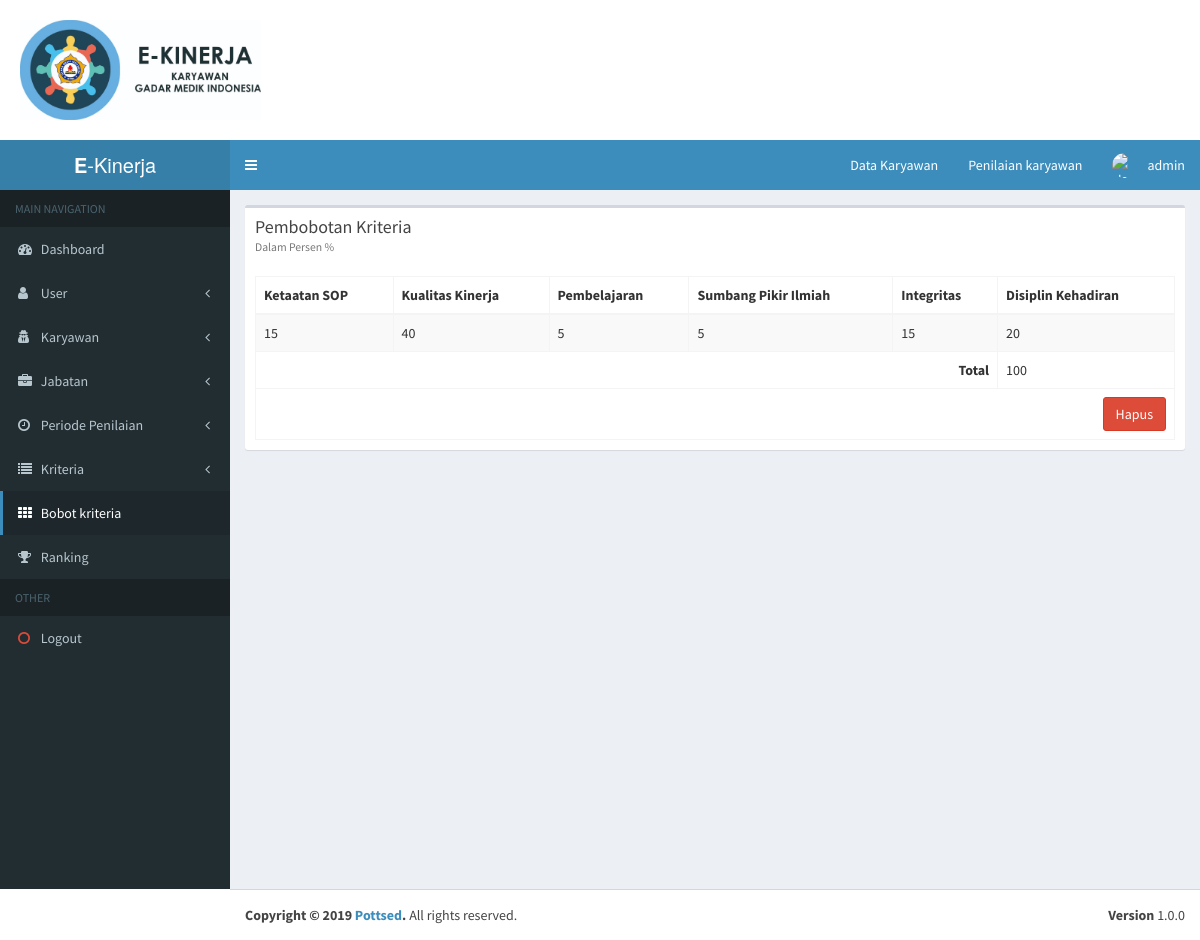
/index.php?p=bobot (signed in), run on the app's committed database.
### tables this page shows
CREATE TABLE `kriteria` (
  `id_kriteria` int(11) NOT NULL,
  `kriteria` varchar(125) NOT NULL,
  `seo` varchar(50) NOT NULL
);

CREATE TABLE `nilai_kriteria` (
  `id_nilai` int(11) NOT NULL,
  `id_kriteria` int(11) NOT NULL,
  `nilai` double NOT NULL
);

### page/bobot/index.php (the view, shortened to what this page needs)
<?php
$query = mysqli_query($con, "select * from nilai_kriteria");
$sudah_isi = mysqli_num_rows($query);
?>
<div class="row">
  <div class="col-xs-12">
    <div class="box">
      <div class="box-header">
        <h3 class="box-title">Pembobotan Kriteria<br><small>Dalam Persen %</small></h3>
      </div>
      <div class="box-body">
        <?php if ($sudah_isi == 0) : ?>
          <form method="post">
            <table class="table table-bordered table-striped">
              <thead>
                <tr>
                  <?php
                  $sql = "select * from kriteria";
                  $query = mysqli_query($con, $sql);
                  while ($row = mysqli_fetch_assoc($query)) :
                  ?>
                    <th><?= $row['kriteria'] ?></th>
                  <?php endwhile; ?>
                </tr>
              </thead>
              <tbody>
                <tr>
                  <?php
                  $sql = "select * from kriteria";
                  $query = mysqli_query($con, $sql);
                  $count = mysqli_num_rows($query);
                  while ($row = mysqli_fetch_assoc($query)) :
                    $id = $row['id_kriteria'];
                  ?>
                    <td><input id="input<?= $id; ?>" type="number" style="width: 90%;" name="input<?php echo $id; ?>"></td>
                  <?php
                  endwhile;
                  ?>
                </tr>
              </tbody>
              <tfoot>
                <tr>
                  <td colspan="<?= $count + 1 ?>" align="right">
                    <button type="submit" class="btn btn-primary" name="simpan">Simpan</button>
                  </td>
                </tr>
              </tfoot>
            </table>
          </form>
        <?php else : ?>
          <table class="table table-bordered table-striped">
            <thead>
              <tr>
                <?php
                $sql = "select * from kriteria";
                $query = mysqli_query($con, $sql);
                while ($row = mysqli_fetch_assoc($query)) :
                ?>
                  <th><?= $row['kriteria'] ?></th>
                <?php endwhile; ?>
              </tr>
            </thead>
            <tbody>
              <tr>
                <?php
                $sql = "select * from kriteria";
                $query = mysqli_query($con, $sql);
                $count = mysqli_num_rows($query);
                while ($row = mysqli_fetch_assoc($query)) :
                  $sql = "SELECT * FROM nilai_kriteria";
                  $query = mysqli_query($con, $sql);
                  while ($n = mysqli_fetch_array($query)) { ?>
                    <td><?= $n['nilai'] ?></td>
                  <?php }  ?>
                <?php
                endwhile;
                ?>
              </tr>
            </tbody>
            <tfoot>
              <tr>
                <th colspan="<?= ($count - 1) ?>"><span class="pull-right">Total</span></th>
                <?php
                $sql = "SELECT SUM(nilai) as nilai FROM `nilai_kriteria`";
                $query = mysqli_query($con, $sql);
                while ($row = mysqli_fetch_array($query)) :
                ?>
                  <td><?= round($row['nilai'], 3) ?></td>
                <?php $i++;
                endwhile; ?>
              </tr>
              <tr>
                <td colspan="<?= ($count + 1) ?>" align="right">
                  <a href="index.php?p=bobot&delete" class="btn btn-danger" onclick="return confirm('Semua nilai akan terhapus, Ingin melanjutkan?')">Hapus</a>
                </td>
              </tr>
            </tfoot>
          </table>
        <?php endif; ?>
      </div>
    </div>
  </div>
</div>

### data on the page
kriteria: kriteria "Ketaatan SOP"
kriteria: kriteria "Kualitas Kinerja"
kriteria: kriteria "Pembelajaran"
kriteria: kriteria "Sumbang Pikir Ilmiah"
kriteria: kriteria "Integritas"
kriteria: kriteria "Disiplin Kehadiran"
nilai_kriteria: nilai "15"
nilai_kriteria: nilai "40"
nilai_kriteria: nilai "5"
nilai_kriteria: nilai "5"
nilai_kriteria: nilai "15"
nilai_kriteria: nilai "20"

### other printed values
$_SESSION['name'] "admin"
$row['nilai'] "100"
